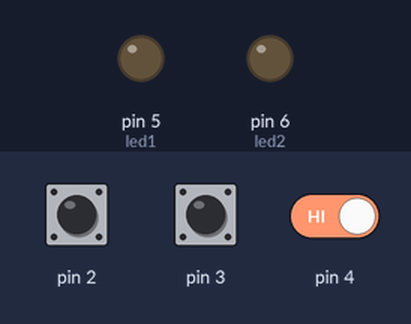
A sketch run on a simulated Arduino Uno, built with avr-gcc and run on an emulated ATmega328P. Parts: output pins drawn as LEDs (lit = HIGH). The inputs (shaded band) are chosen by the test bench; at power-on: pin 2 HIGH, pin 3 HIGH, pin 4 HIGH.

Above: at 1.2 s.
1.3 s: pin 2 pulled LOW for 0.15 s
At 1.37 s:
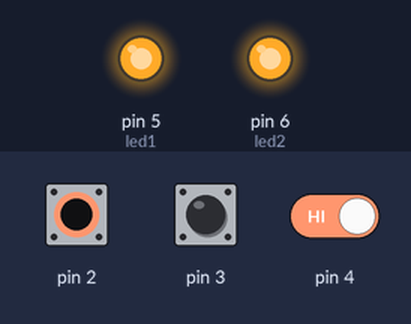
2.9 s: pin 2 pulled LOW for 3.2 s
At 6.6 s:
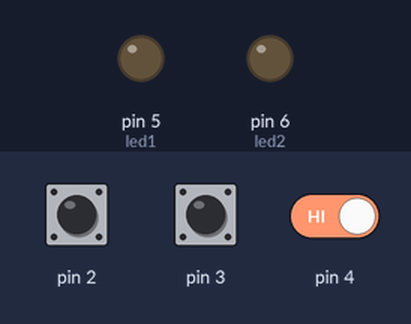
7.6 s: pin 3 pulled LOW for 3.2 s
At 8.9 s:
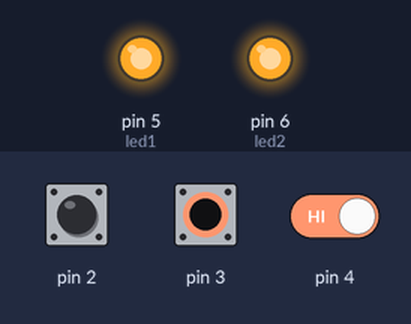
12.3 s: pin 2 driven LOW and pin 3 driven LOW
At 13.5 s:
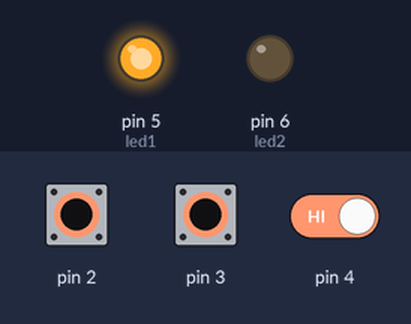
13.8 s: pin 2 driven HIGH and pin 4 driven LOW
At 14.8 s:
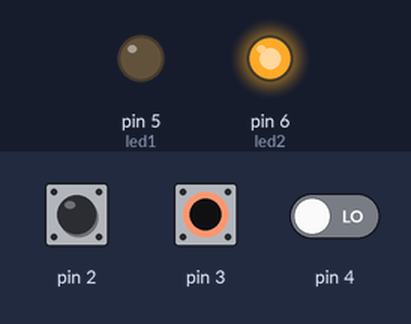
Timing chart, 0 to 16.3 s (numbered marks = the images above; inputs shaded):
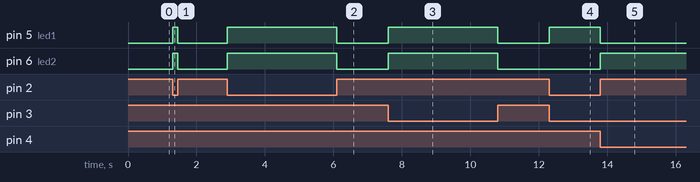

The sketch:

mockCode.ino
```cpp
int pb1 = 2, pb2 = 3, pb3 = 4, pbst1, pbst2, pbst3, led1 = 5, led2 = 6;
unsigned long prevMillis = 0;
const long interval = 75;
int ledState = HIGH;
int pressed = LOW;


void setup() {

  for (int i = 2; i < 5; i++) {
    pinMode(i, INPUT_PULLUP);
  }
  for (int i = 5; i < 7; i++) {
    pinMode(i, OUTPUT);
  }
}

void loop() {
  // Pseudo Code
  stateReader(&pbst1, pb1);
  stateReader(&pbst2, pb2);
  stateReader(&pbst3, pb3);

  if (pbst1 == pressed && pbst2 == pressed && pbst3 == pressed) {
    turnedOff();
  }
  else if (pbst1 == pressed && pbst2 == pressed) {
    digitalWrite(led1, HIGH);
    digitalWrite(led2, LOW);
  }
  else if (pbst2 == pressed && pbst3 == pressed) {
    digitalWrite(led2, HIGH);
    digitalWrite(led1, LOW);
  }
  else if (pbst1 == pressed && pbst3 == pressed) {
    // Create function for led 1 and 2 to blink fast
    blinkFast();
  }

  else if (pbst1 == pressed || pbst2 == pressed || pbst3 == pressed) {
    digitalWrite(led1, HIGH);
    digitalWrite(led2, HIGH);
  }
  else {
    turnedOff();
  }
}

void stateReader(int *i, int j) {
  *i = digitalRead(j);
}
void turnedOff(void) {
  digitalWrite(led1, LOW);
  digitalWrite(led2, LOW);
}
void blinkFast() {
  unsigned long currMillis = millis();

  if (currMillis - prevMillis >= interval) {
    prevMillis = currMillis;
    digitalWrite(led1, ledState);
    digitalWrite(led2, ledState);
    ledState = !ledState;
  }
}
```

Measured:
- after the input at 1.3 s, pin 5 (led1), pin 6 (led2): LOW → HIGH at once, → LOW 0.15 s later
- after the input at 2.9 s, pin 5 (led1), pin 6 (led2): LOW → HIGH at once, → LOW 3.2 s later
- after the input at 7.6 s, pin 5 (led1), pin 6 (led2): LOW → HIGH at once, → LOW 3.2 s later
- after the input at 12.3 s, pin 5 (led1): LOW → HIGH at once
- after the input at 13.8 s, pin 5 (led1): HIGH → LOW at once; pin 6 (led2): LOW → HIGH at once
